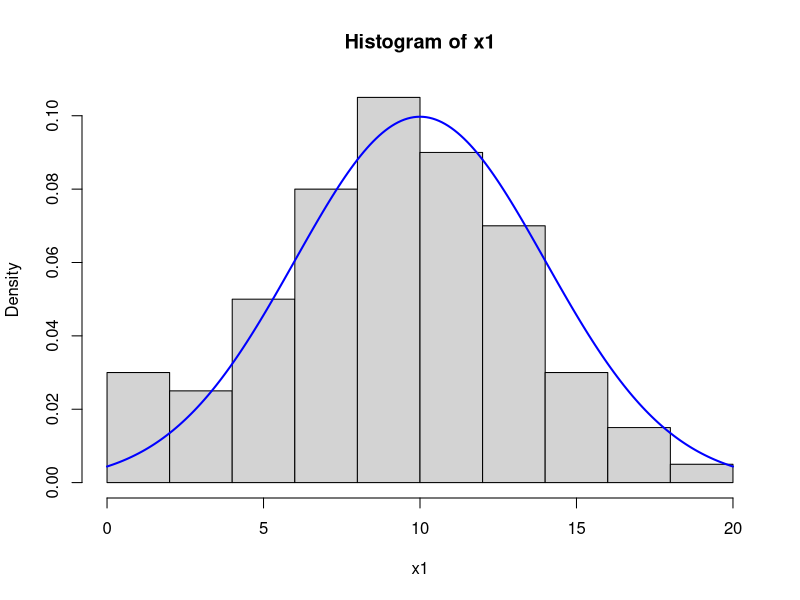
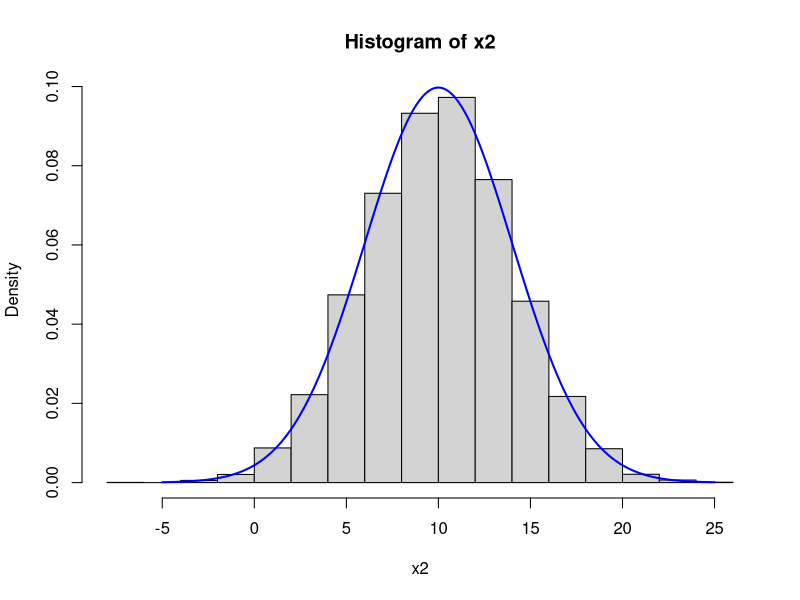
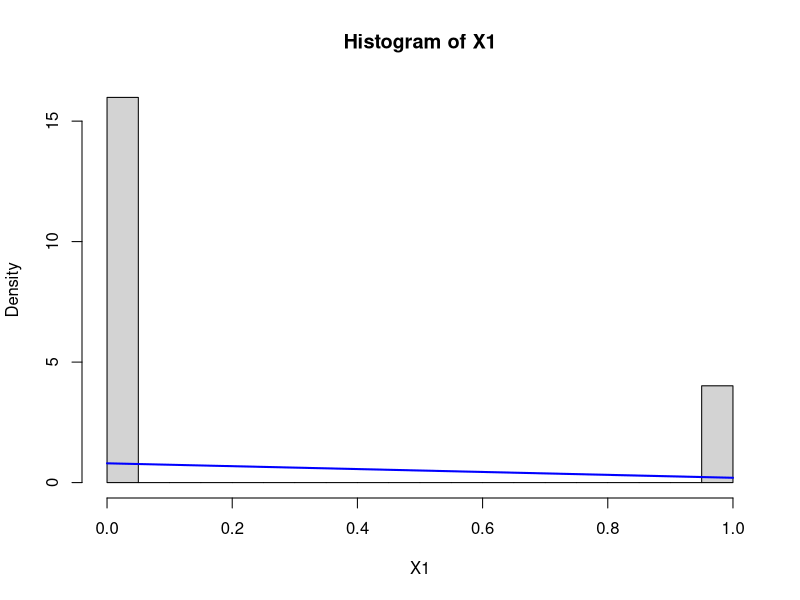
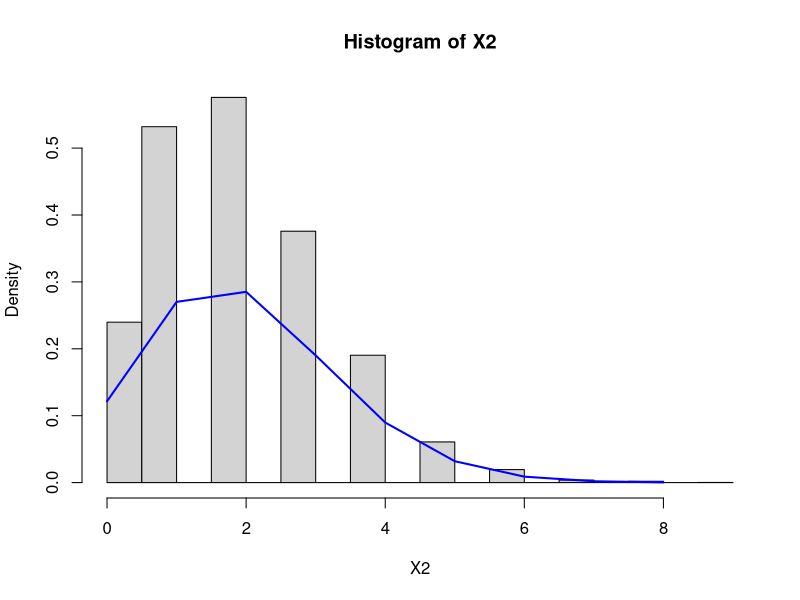
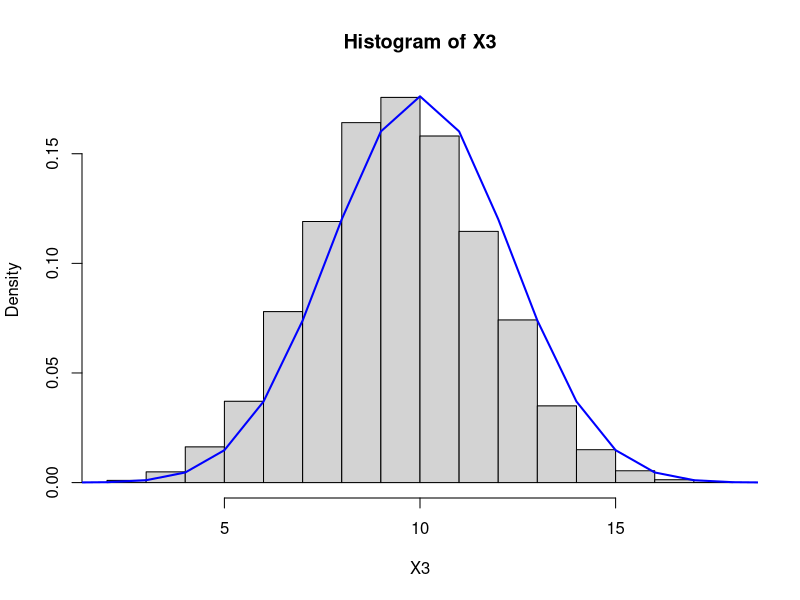
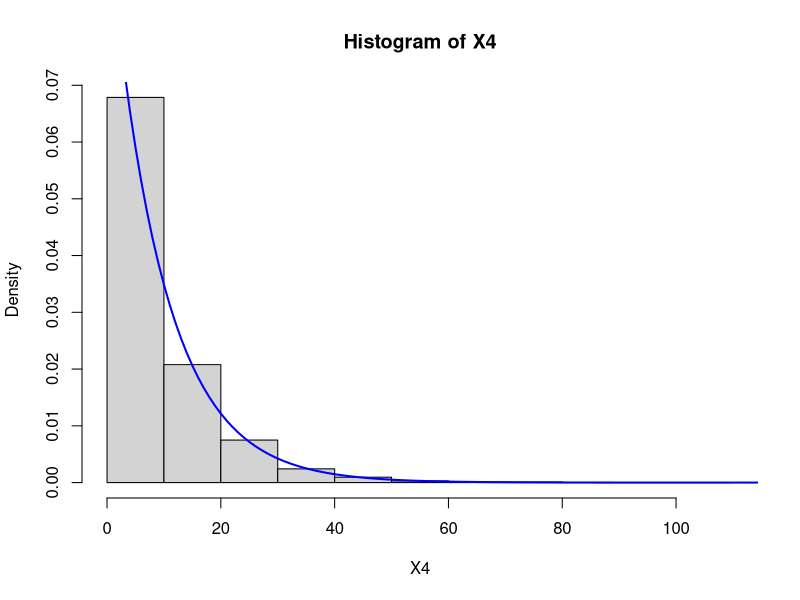
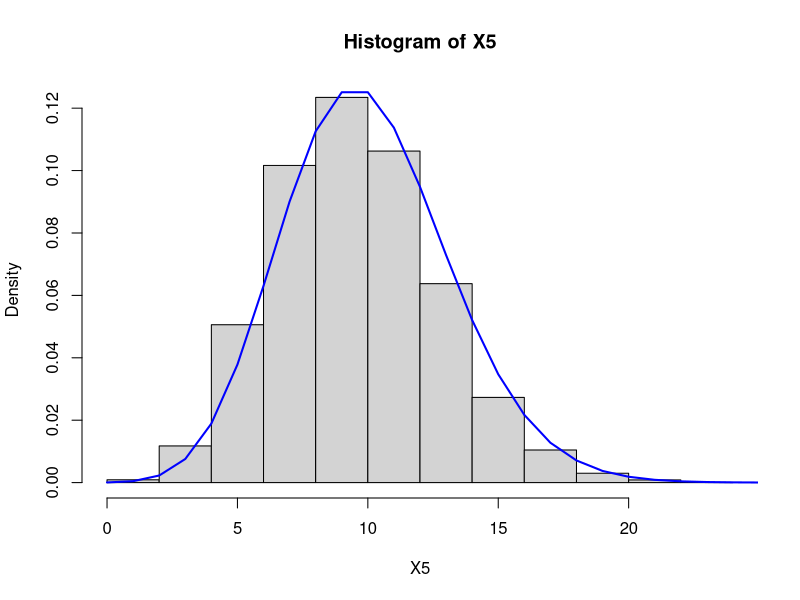
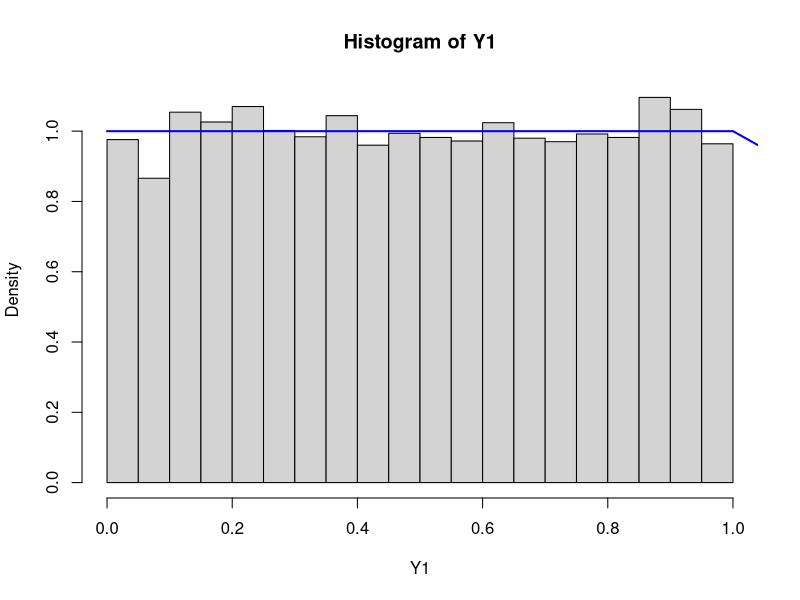

Reproduce these figures in R, in order.
## ---- chunk 1
knitr::opts_chunk$set(echo = TRUE)
## ---- chunk 2
x1 <- rnorm(100, mean = 10, sd = 4)
x2 <- rnorm(10000, mean = 10, sd = 4)
## ---- chunk 3
hist(x1, probability = TRUE) 
xfit <- seq(0, 20, 0.1) 
yfit <- dnorm(xfit, mean = 10, sd = 4) 
lines(xfit, yfit, col="blue", lwd=2) 

hist(x2, probability = TRUE) 
xfit <- seq(-5, 25, 0.1) 
yfit <- dnorm(xfit, mean = 10, sd = 4) 
lines(xfit, yfit, col="blue", lwd=2) 
## ---- chunk 4
X1 <- rbinom(10000, size = 1, prob = 0.2)
## ---- chunk 5
hist(X1, probability = TRUE)
xfit <- seq(0, 1, 1) 
yfit <- dbinom(xfit, size=1, prob = 0.2 )
lines(xfit, yfit, col="blue", lwd=2) 
## ---- chunk 6
X2 <- rbinom(10000, size = 20, prob = 0.1)
## ---- chunk 7
hist(X2, probability = TRUE) 
xfit <- seq(0, 8, 1) 
yfit <- dbinom(xfit, size=20, prob = 0.1 )
lines(xfit, yfit, col="blue", lwd=2) 
## ---- chunk 8
X3 <- rbinom(10000, size = 20, prob = 0.5)
## ---- chunk 9
hist(X3, probability = TRUE) 
xfit <- seq(0, 20, 1) 
yfit <- dbinom(xfit, size=20, prob = 0.5 )
lines(xfit, yfit, col="blue", lwd=2) 
## ---- chunk 10
X4 <- rgeom(10000, prob = 0.1) 
## ---- chunk 11
hist(X4, probability = TRUE) 
xfit <- seq(0, 120, 1) 
yfit <- dgeom(xfit, 0.1)
lines(xfit, yfit, col="blue", lwd=2) 
## ---- chunk 12
X5 <- rpois(10000, lambda = 10) 
## ---- chunk 13
hist(X5, probability = TRUE)
xfit <- seq(0, 25, 1) 
yfit <- dpois(xfit, 10 )
lines(xfit, yfit, col="blue", lwd=2) 
## ---- chunk 14
Y1 <- runif(10000, min = 0, max = 1) 
## ---- chunk 15
hist(Y1, probability = TRUE) 
xfit <- seq(0, 20, 1) 
yfit <- dunif(xfit, 0,1)
lines(xfit, yfit, col="blue", lwd=2) 
## ---- chunk 16
Y2 <- rexp(10000, rate = 3)
## ---- chunk 17
hist(Y2, probability = TRUE) 
xfit <- seq(0, 5, 0.1) 
yfit <- dexp(xfit, 3)
lines(xfit, yfit, col="blue", lwd=2) 
## ---- chunk 18
Y3 <- rgamma(10000, shape = 2, scale = 1)
## ---- chunk 19
hist(Y3, probability = TRUE) 
xfit <- seq(0, 20, 1) 
yfit <- dgamma(xfit, 2,1)
lines(xfit, yfit, col="blue", lwd=2) 
## ---- chunk 20
Y4 <- rt(10000, df = 3) 
## ---- chunk 21
hist(Y4, probability = TRUE) 
xfit <- seq(-20, 20, 1) 
yfit <- dt(xfit, 3 )
lines(xfit, yfit, col="blue", lwd=2) 
## ---- chunk 22
Y5 <- rbeta(10000, shape1 = 0.1, shape2 = 0.1) 
## ---- chunk 23
hist(Y5, probability = TRUE) 
xfit <- seq(0, 1, 0.01) 
yfit <- dbeta(xfit, 0.1, 0.1)
lines(xfit, yfit, col="blue", lwd=2) 
## ---- chunk 24
Y6 <- rbeta(10000, shape1 = 1,   shape2 = 1) 
## ---- chunk 25
hist(Y6, probability = TRUE) 
xfit <- seq(0, 1, 0.01) 
yfit <- dbeta(xfit, 1, 1)
lines(xfit, yfit, col="blue", lwd=2) 
## ---- chunk 26
Y7 <- rbeta(10000, shape1 = 10,  shape2 = 5) 
## ---- chunk 27
hist(Y7, probability = TRUE)
xfit <- seq(0, 1, 0.01) 
yfit <- dbeta(xfit, 10, 5)
lines(xfit, yfit, col="blue", lwd=2) 
## ---- chunk 28
X <- rbinom(1000, size = 10000, prob = 0.001)
Y <- rt(1000, df = 10000) 
## ---- chunk 29
hist(X, probability = TRUE) 
xfit <- seq(0, 20, 1) 
yfit <- dbinom(xfit, 10000, 0.001)
lines(xfit, yfit, col="blue", lwd=2) 

hist(Y, probability = TRUE) 
xfit <- seq(-5, 5, 1) 
yfit <- dt(xfit, 10000)
lines(xfit, yfit, col="blue", lwd=2) 
## ---- chunk 30
X_konvergerad <- rpois(1000, lambda = 10) 
Y_konvergerad <- rnorm(1000, mean = 0, sd = 1)
## ---- chunk 31
hist(X_konvergerad, probability = TRUE)
xfit <- seq(0, 25, 1) 
yfit <- dpois(xfit, 10)
lines(xfit, yfit, col="blue", lwd=2) 

hist(Y_konvergerad, probability = TRUE)
xfit <- seq(-5, 5, 1) 
yfit <- dnorm(xfit, 0, 1)
lines(xfit, yfit, col="blue", lwd=2) 
## ---- chunk 32
Y <- dbinom(10000, size = 10, prob = 0.1)
# P(Y=0) = / Det 0:te elementet i Y-arrayen / = 0.3487
## ---- chunk 33
# Andelen dragningar där y = 0
Ysim <- rbinom(10000, size = 10, prob = 0.1)
result <- sum(Ysim == 0)/10000
# resultatet varierar (med ca 0.01) mellan olika dragningar, såklart
result
## ---- chunk 34
X <- pnorm(10000, mean = 0, sd = 1)
Y <- pbinom(10000, size = 10, prob = 0.1)

# P(X < 0) 
pnorm(0, 0, 1)

# P(-1 < X < 1) 
pnorm(1, 0, 1)  - pnorm(-1, 0, 1)

# P(1.96 < X) 
pnorm(1.96, 0, 1)

# P(0 < Y < 10)
pbinom(9, 10, 0.1) - pbinom(0, 10, 0.1)

# P(Y = 0) 
pbinom(0, 10, 0.1)

# P(0 <= Y <= 10)
pbinom(10, 10, 0.1)
## ---- chunk 35
Xsim <- rnorm(10000, 0, 1)
Ysim <- rbinom(10000, 10, 0.1)

# P(X < 0) 
sum(Xsim < 0)/ 10000

# P(-1 < X < 1) 
(sum(Xsim < 1) - sum(Xsim < -1)) / 10000

# P(1.96 < X) 
sum(Xsim < 1.96) / 10000

# P(0 < Y < 10)
(sum(Ysim < 10) - sum(Ysim < 1)) / 10000

# P(Y = 0) 
sum(Ysim == 0)

# P(0 <= Y <= 10)
(sum(Ysim <= 10) - sum(Ysim < 0)) / 10000
## ---- chunk 36
# Förväntat antal fel i nuvarande system
faults_current <- rbinom(10000, 337, 0.1)
sum(faults_current)/10000

# Förväntat antal fel i det nya systemet
p_new <- runif(10000, min = 0.02, max = 0.16)
faults_new <- rbinom(10000, 337, p_new)
sum(faults_new)/10000
## ---- chunk 37
sum(faults_current < faults_new)/10000
## ---- chunk 38
# I nuvarande system
sum(faults_current > 50)/10000

# I det nya systemet
sum(faults_new > 50)/10000
## ---- chunk 39
# Parametrar for X (Binomialföredelad)
n <- 10
p <- 0.2
# Parametrar for Y (Gammafördelad)
alpha = 2
beta = 2
## ---- chunk 40
# E(X)
expected_X = n * p
expected_X

#E(Y)
expected_Y = alpha / beta
expected_Y
## ---- chunk 41
num_experiments <- c()
for(exp in 1:3){
    for(factor in 1:10){
        num_experiments <- c(num_experiments, factor*10^exp) 
    }
}

means_X <- c()
means_Y <- c()
for (num in num_experiments){
    X <- rbinom(num, n, p)
    means_X <- c(means_X, mean(X))
    Y <- rgamma(num, alpha, beta)
    means_Y <- c(means_Y, mean(Y))
}
## ---- chunk 42
plot(num_experiments, means_X, type="l")
plot(num_experiments, means_Y, type="l")
## ---- chunk 43
X <- rexp(10000, rate=10)
Y <- rpois(10000, lambda=3)
## ---- chunk 44
mean(X)
mean(Y)
var(X)
var(Y)
## ---- chunk 45
mean(3)
mean(3 * X + 2)
mean(X + Y)
mean(X * Y)
mean(3 * X + 2 * Y - 3)
var(2 * X - 5)
var(X + Y)
